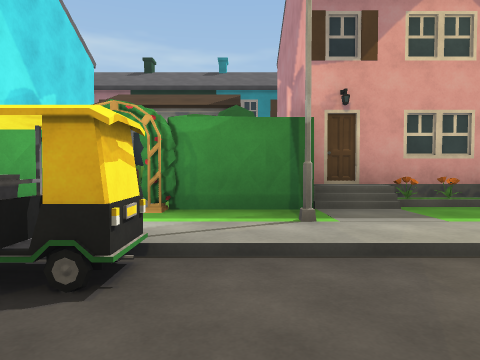
View 1 (above)

13 first-person views from a walk through a Unity game level. The camera is 1.3 m above the floor, tilts 2° down and sees 70° across. The floor is counted in squares, 2 m on a side. Each view is taken from the middle of a square. On the plan, view 1 faces up. The plan holds only what a view shows up to about 10 squares ahead; the rest is blank. The place goes on beyond the plan. The player character is not drawn. Some surface patterns are stand-ins.

View 2
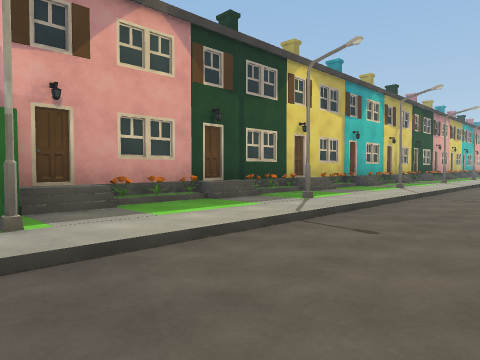

View 3
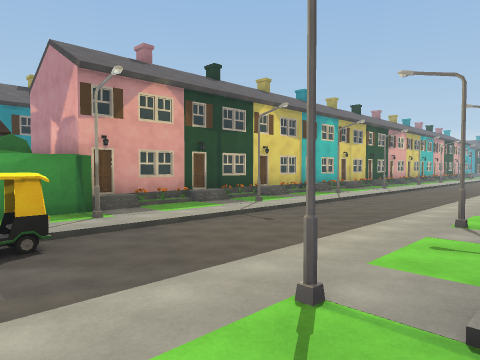

View 4
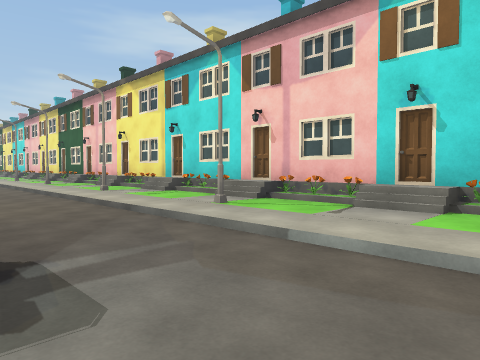

View 5
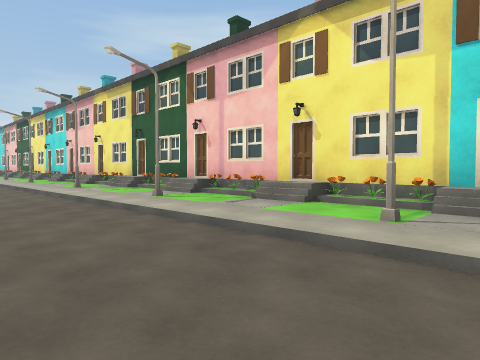

View 6
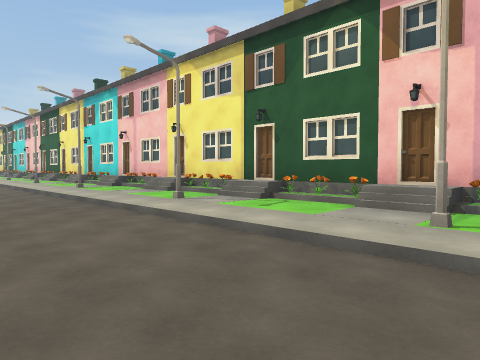

View 7
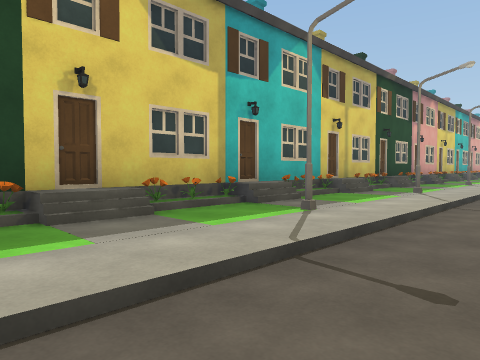

View 8
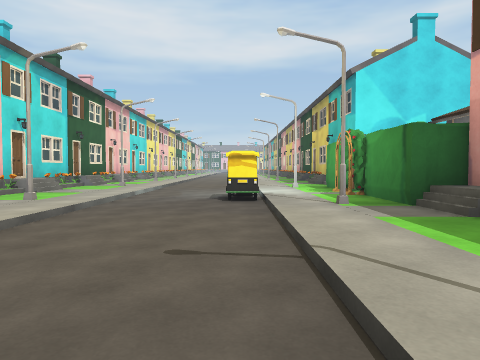

View 9
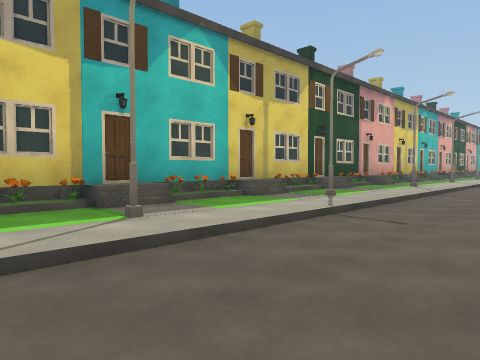

View 10
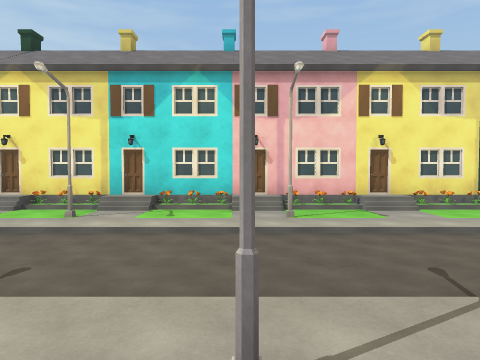

View 11
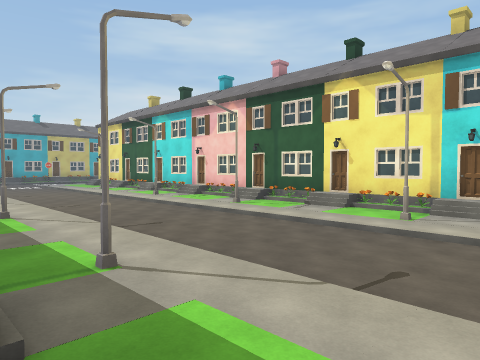

View 12
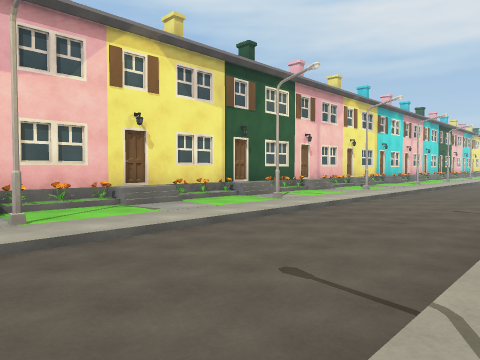

View 13
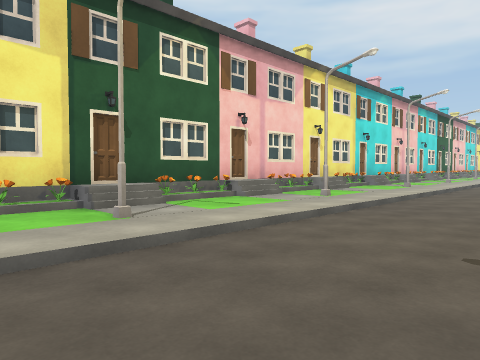

### Floor plan
Key: @ floor where view 1 was taken; # wall or solid block; . main floor; - floor 0.25 m lower than the main floor; / step, stairs or slope; H house; A arch; O other object.
Columns run from 4 left of view 1 to 31 right of it. Each row starts with its distance up from view 1.
  8  H  H
  7  HH O
  6     O#################
  5 #OOOO#/#//#//#//#//#// //
  4 #.AA.....#....#...#....# ..#....#
  3 ....................................
  2 --OO--------------------------------
  1 -----------------------------------
  0 ----@-----------------------------
 -1 .................................
 -2 ....#...#........#........#....#
 -3 #//////#//#//#//#/##/##/#//#//#
 -4 ###############################

Positions as (right, up) in squares from view 1, and headings:
1: (0, 0), facing up
2: (0, 0), facing up-right
3: (-2, -3), facing up-right
4: (-4, 2), facing down-right
5: (3, 2), facing down-right
6: (8, 2), facing down-right
7: (6, 1), facing up-right
8: (6, 2), facing left
9: (8, 0), facing up-right
10: (19, 5), facing down
11: (20, 5), facing down-right
12: (19, 3), facing down-left
13: (15, 2), facing down-left
